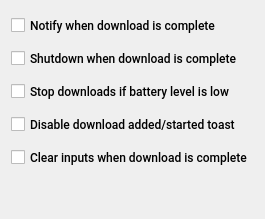
                   <widget class="QWidget" name="tab_4">
                    <attribute name="icon">
                     <iconset resource="icons.qrc">
                      <normaloff>:/icons/icons/tool.svg</normaloff>:/icons/icons/tool.svg</iconset>
                    </attribute>
                    <attribute name="title">
                     <string>General</string>
                    </attribute>
                    <layout class="QVBoxLayout" name="verticalLayout_17">
                     <property name="spacing">
                      <number>12</number>
                     </property>
                     <property name="topMargin">
                      <number>15</number>
                     </property>
                     <item>
                      <widget class="QCheckBox" name="checkBox_8">
                       <property name="font">
                        <font>
                         <family>Roboto Medium</family>
                        </font>
                       </property>
                       <property name="text">
                        <string>Notify when download is complete</string>
                       </property>
                      </widget>
                     </item>
                     <item>
                      <widget class="QCheckBox" name="checkBox_10">
                       <property name="font">
                        <font>
                         <family>Roboto Medium</family>
                        </font>
                       </property>
                       <property name="text">
                        <string>Shutdown when download is complete</string>
                       </property>
                      </widget>
                     </item>
                     <item>
                      <widget class="QCheckBox" name="checkBox_2">
                       <property name="font">
                        <font>
                         <family>Roboto Medium</family>
                        </font>
                       </property>
                       <property name="text">
                        <string>Stop downloads if battery level is low</string>
                       </property>
                      </widget>
                     </item>
                     <item>
                      <widget class="QCheckBox" name="checkBox_3">
                       <property name="font">
                        <font>
                         <family>Roboto Medium</family>
                        </font>
                       </property>
                       <property name="text">
                        <string>Disable download added/started toast</string>
                       </property>
                      </widget>
                     </item>
                     <item>
                      <widget class="QCheckBox" name="checkBox_7">
                       <property name="font">
                        <font>
                         <family>Roboto Medium</family>
                        </font>
                       </property>
                       <property name="text">
                        <string>Clear inputs when download is complete</string>
                       </property>
                      </widget>
                     </item>
                     <item>
                      <spacer name="verticalSpacer_2">
                       <property name="orientation">
                        <enum>Qt::Vertical</enum>
                       </property>
                       <property name="sizeHint" stdset="0">
                        <size>
                         <width>20</width>
                         <height>40</height>
                        </size>
                       </property>
                      </spacer>
                     </item>
                    </layout>
                   </widget>
